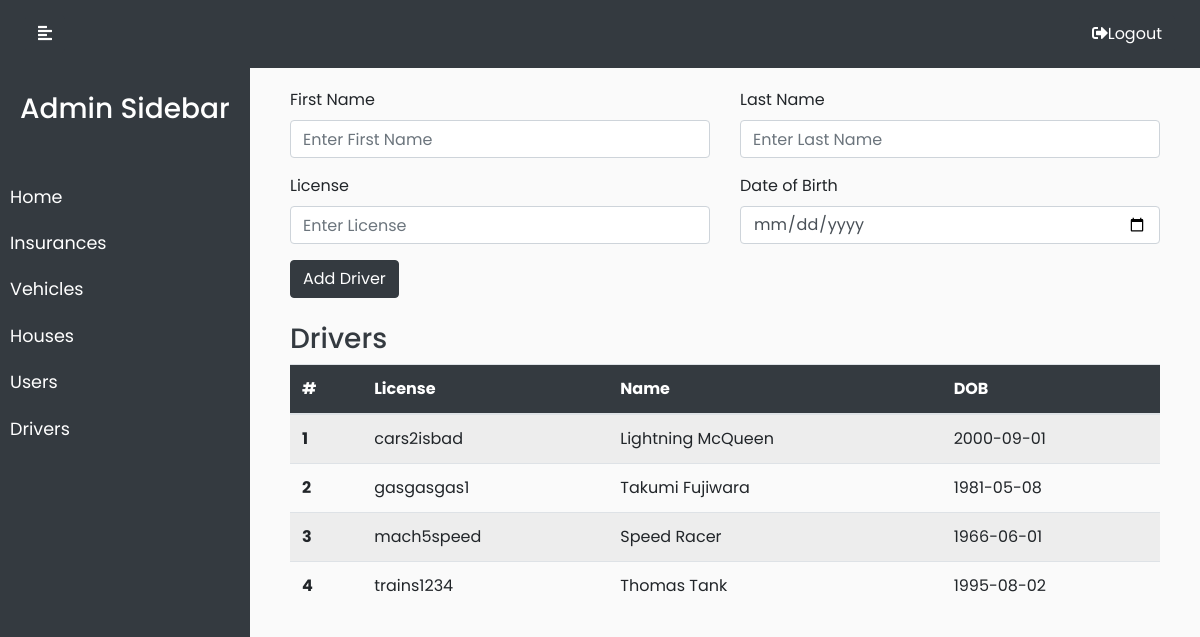
Screenshot of /admindriv.php (signed in) with the database file from the repository.
### tables this page shows
CREATE TABLE IF NOT EXISTS `driver` (
  `dlicen` varchar(10) NOT NULL,
  `dfname` varchar(30) NOT NULL,
  `dlname` varchar(30) NOT NULL,
  `dbdate` date NOT NULL,
  PRIMARY KEY (`dlicen`),
  UNIQUE KEY `dlicen` (`dlicen`)
);

### admindriv.php (the view, shortened to what this page needs)
<?php require_once("adminbar.php"); ?>
<br /><br />
<form method="POST">
    <div class="row">
        <div class="form-group col">
            <label for="dfname">First Name</label>
            <input type="text" class="form-control" name="dfname" id="dfname" placeholder="Enter First Name" required>
        </div>
        <div class="form-group col"><label for="dlname">Last Name</label>
            <input type="text" class="form-control" name="dlname" id="dlname" placeholder="Enter Last Name" required>
        </div>
    </div>
    <div class="row">
        <div class="form-group col">
            <label for="dlicen">License</label>
            <input type="text" minlength="10" maxlength="10" class="form-control" name="dlicen" id="dlicen" placeholder="Enter License" required>
        </div>
        <div class="form-group col"><label for="dbdate">Date of Birth</label>
            <input type="date" class="form-control" name="dbdate" id="dbdate" required>
        </div>
    </div>
    <button type="submit" name="drivadd" class="btn btn-dark">Add Driver</button>
</form>
<br />
<p class="h3 text-dark">Drivers</p>
<?php
$conn = new mysqli("localhost:3308", "root", "", "wds");
$g = 1;
$sql1 = "SELECT * from driver order by dlicen";
if ($stmt = mysqli_prepare($conn, $sql1)) {
    $stmt->execute();
    echo "
            <table class='table table-striped'>
            <thead class='bg-dark text-white'>
              <tr>
                <th scope='col'>#</th>
                <th scope='col'>License</th>
                <th scope='col'>Name</th>
                <th scope='col'>DOB</th>
              </tr>
            </thead>
            <tbody>";
    $result = $stmt->get_result();
    if ($result->num_rows > 0) {
        while ($row = $result->fetch_assoc()) {
            echo "
            <tr>
            <th scope='row'>" . $g . "</th>
            <td>" . $row["dlicen"] . "</th>
            <td>" . $row["dfname"] . " " . $row["dlname"] . "</td>
            <td>" . $row["dbdate"] . "</th>
            </tr>";
            $g = $g + 1;
        }
    } else {
        echo "<h3>0 results $conn->error</h3>";
    }
} else {
    echo "Database error $conn->error";
}
echo "</tbody></table>";
?>
</div>
</div>
</body>
</html>

### style2.css (style rules this page uses)
body { font-family: 'Poppins', sans-serif; background: #fafafa; }
p { font-family: 'Poppins', sans-serif; font-size: 1.1em; font-weight: 300; line-height: 1.7em; color: #999; }

### rows the page displays
driver: dlicen "cars2isbad", dfname "Lightning", dlname "McQueen", dbdate "2000-09-01"
driver: dlicen "gasgasgas1", dfname "Takumi", dlname "Fujiwara", dbdate "1981-05-08"
driver: dlicen "mach5speed", dfname "Speed", dlname "Racer", dbdate "1966-06-01"
driver: dlicen "trains1234", dfname "Thomas", dlname "Tank", dbdate "1995-08-02"
